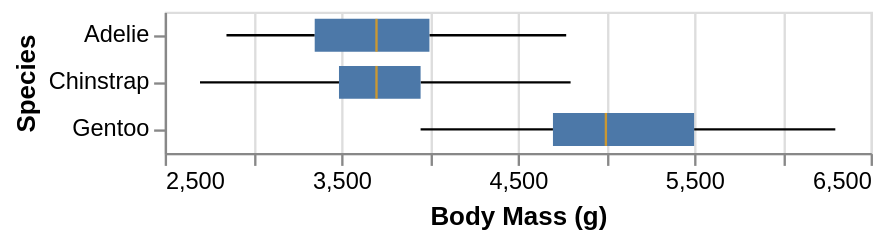

Write the Vega-Lite specification saved for this chart.
### Vega-Lite specification from a JSON file in a GitHub repository (floating-point values rounded to 4 significant figures; data arrays with more than 128 entries replaced by an {"elided": "..."} marker saying what was removed)
{"$schema": "https://vega.github.io/schema/vega-lite/v4.json", "description": "A horizontal box plot showing median, min, and max body mass of penguins.", "data": {"values": {"elided": "344 records"}}, "mark": {"type": "boxplot", "extent": "min-max"}, "encoding": {"y": {"field": "Species", "type": "nominal"}, "x": {"field": "Body Mass (g)", "type": "quantitative", "scale": {"zero": false}}}, "config": {"boxplot": {"median": {"color": "orange"}}}}
